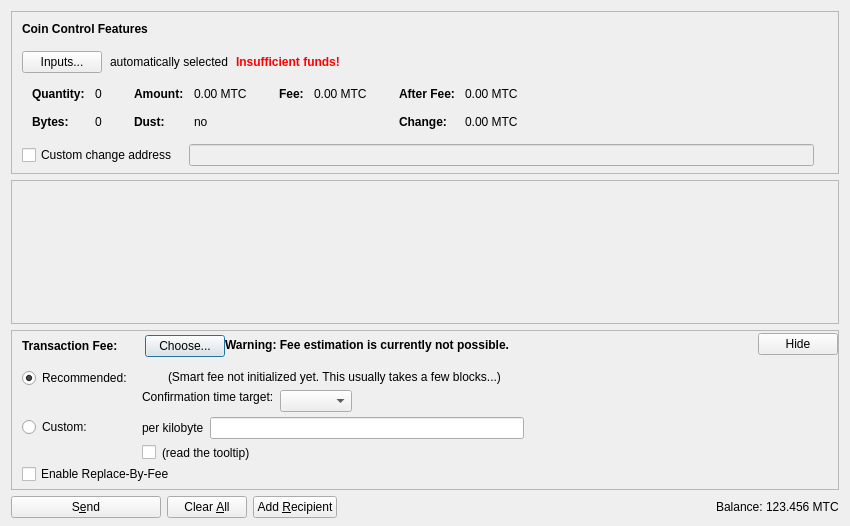
<?xml version="1.0" encoding="UTF-8"?>
<ui version="4.0">
 <class>SendCoinsDialog</class>
 <widget class="QDialog" name="SendCoinsDialog">
  <property name="geometry">
   <rect>
    <x>0</x>
    <y>0</y>
    <width>850</width>
    <height>526</height>
   </rect>
  </property>
  <property name="windowTitle">
   <string>Send Coins</string>
  </property>
  <layout class="QVBoxLayout" name="verticalLayout" stretch="0,1,0,0">
   <property name="bottomMargin">
    <number>8</number>
   </property>
   <item>
    <widget class="QFrame" name="frameCoinControl">
     <property name="sizePolicy">
      <sizepolicy hsizetype="Expanding" vsizetype="Expanding">
       <horstretch>0</horstretch>
       <verstretch>0</verstretch>
      </sizepolicy>
     </property>
     <property name="maximumSize">
      <size>
       <width>16777215</width>
       <height>16777215</height>
      </size>
     </property>
     <property name="frameShape">
      <enum>QFrame::StyledPanel</enum>
     </property>
     <property name="frameShadow">
      <enum>QFrame::Sunken</enum>
     </property>
     <layout class="QVBoxLayout" name="verticalLayoutCoinControl2">
      <property name="spacing">
       <number>0</number>
      </property>
      <property name="leftMargin">
       <number>0</number>
      </property>
      <property name="topMargin">
       <number>0</number>
      </property>
      <property name="rightMargin">
       <number>0</number>
      </property>
      <property name="bottomMargin">
       <number>6</number>
      </property>
      <item>
       <layout class="QVBoxLayout" name="verticalLayoutCoinControl" stretch="0,0,0,0,1">
        <property name="spacing">
         <number>0</number>
        </property>
        <property name="leftMargin">
         <number>10</number>
        </property>
        <property name="topMargin">
         <number>10</number>
        </property>
        <item>
         <layout class="QHBoxLayout" name="horizontalLayoutCoinControl1">
          <property name="bottomMargin">
           <number>15</number>
          </property>
          <item>
           <widget class="QLabel" name="labelCoinControlFeatures">
            <property name="sizePolicy">
             <sizepolicy hsizetype="Preferred" vsizetype="Maximum">
              <horstretch>0</horstretch>
              <verstretch>0</verstretch>
             </sizepolicy>
            </property>
            <property name="font">
             <font>
              <weight>75</weight>
              <bold>true</bold>
             </font>
            </property>
            <property name="styleSheet">
             <string notr="true">font-weight:bold;</string>
            </property>
            <property name="text">
             <string>Coin Control Features</string>
            </property>
           </widget>
          </item>
         </layout>
        </item>
        <item>
         <layout class="QHBoxLayout" name="horizontalLayoutCoinControl2" stretch="0,0,0,0">
          <property name="spacing">
           <number>8</number>
          </property>
          <property name="bottomMargin">
           <number>10</number>
          </property>
          <item>
           <widget class="QPushButton" name="pushButtonCoinControl">
            <property name="styleSheet">
             <string notr="true"/>
            </property>
            <property name="text">
             <string>Inputs...</string>
            </property>
            <property name="autoDefault">
             <bool>false</bool>
            </property>
           </widget>
          </item>
          <item>
           <widget class="QLabel" name="labelCoinControlAutomaticallySelected">
            <property name="text">
             <string>automatically selected</string>
            </property>
            <property name="margin">
             <number>5</number>
            </property>
           </widget>
          </item>
          <item>
           <widget class="QLabel" name="labelCoinControlInsuffFunds">
            <property name="font">
             <font>
              <weight>75</weight>
              <bold>true</bold>
             </font>
            </property>
            <property name="styleSheet">
             <string notr="true">color:red;font-weight:bold;</string>
            </property>
            <property name="text">
             <string>Insufficient funds!</string>
            </property>
            <property name="margin">
             <number>5</number>
            </property>
           </widget>
          </item>
          <item>
           <spacer name="horizontalSpacerCoinControl">
            <property name="orientation">
             <enum>Qt::Horizontal</enum>
            </property>
            <property name="sizeHint" stdset="0">
             <size>
              <width>40</width>
              <height>1</height>
             </size>
            </property>
           </spacer>
          </item>
         </layout>
        </item>
        <item>
         <widget class="QWidget" name="widgetCoinControl" native="true">
          <property name="sizePolicy">
           <sizepolicy hsizetype="Preferred" vsizetype="Preferred">
            <horstretch>0</horstretch>
            <verstretch>0</verstretch>
           </sizepolicy>
          </property>
          <property name="minimumSize">
           <size>
            <width>0</width>
            <height>0</height>
           </size>
          </property>
          <property name="styleSheet">
           <string notr="true"/>
          </property>
          <layout class="QHBoxLayout" name="horizontalLayoutCoinControl5">
           <property name="leftMargin">
            <number>0</number>
           </property>
           <property name="topMargin">
            <number>0</number>
           </property>
           <property name="rightMargin">
            <number>0</number>
           </property>
           <property name="bottomMargin">
            <number>0</number>
           </property>
           <item>
            <layout class="QHBoxLayout" name="horizontalLayoutCoinControl3" stretch="0,0,0,1">
             <property name="spacing">
              <number>20</number>
             </property>
             <property name="topMargin">
              <number>0</number>
             </property>
             <property name="bottomMargin">
              <number>10</number>
             </property>
             <item>
              <layout class="QFormLayout" name="formLayoutCoinControl1">
               <property name="horizontalSpacing">
                <number>10</number>
               </property>
               <property name="verticalSpacing">
                <number>14</number>
               </property>
               <property name="leftMargin">
                <number>10</number>
               </property>
               <property name="topMargin">
                <number>4</number>
               </property>
               <property name="rightMargin">
                <number>6</number>
               </property>
               <item row="0" column="0">
                <widget class="QLabel" name="labelCoinControlQuantityText">
                 <property name="font">
                  <font>
                   <weight>75</weight>
                   <bold>true</bold>
                  </font>
                 </property>
                 <property name="text">
                  <string>Quantity:</string>
                 </property>
                 <property name="margin">
                  <number>0</number>
                 </property>
                </widget>
               </item>
               <item row="0" column="1">
                <widget class="QLabel" name="labelCoinControlQuantity">
                 <property name="cursor">
                  <cursorShape>IBeamCursor</cursorShape>
                 </property>
                 <property name="contextMenuPolicy">
                  <enum>Qt::ActionsContextMenu</enum>
                 </property>
                 <property name="text">
                  <string notr="true">0</string>
                 </property>
                 <property name="margin">
                  <number>0</number>
                 </property>
                 <property name="textInteractionFlags">
                  <set>Qt::LinksAccessibleByMouse|Qt::TextSelectableByKeyboard|Qt::TextSelectableByMouse</set>
                 </property>
                </widget>
               </item>
               <item row="1" column="0">
                <widget class="QLabel" name="labelCoinControlBytesText">
                 <property name="font">
                  <font>
                   <weight>75</weight>
                   <bold>true</bold>
                  </font>
                 </property>
                 <property name="text">
                  <string>Bytes:</string>
                 </property>
                </widget>
               </item>
               <item row="1" column="1">
                <widget class="QLabel" name="labelCoinControlBytes">
                 <property name="cursor">
                  <cursorShape>IBeamCursor</cursorShape>
                 </property>
                 <property name="contextMenuPolicy">
                  <enum>Qt::ActionsContextMenu</enum>
                 </property>
                 <property name="text">
                  <string notr="true">0</string>
                 </property>
                 <property name="textInteractionFlags">
                  <set>Qt::LinksAccessibleByMouse|Qt::TextSelectableByKeyboard|Qt::TextSelectableByMouse</set>
                 </property>
                </widget>
               </item>
              </layout>
             </item>
             <item>
              <layout class="QFormLayout" name="formLayoutCoinControl2">
               <property name="horizontalSpacing">
                <number>10</number>
               </property>
               <property name="verticalSpacing">
                <number>14</number>
               </property>
               <property name="leftMargin">
                <number>6</number>
               </property>
               <property name="topMargin">
                <number>4</number>
               </property>
               <property name="rightMargin">
                <number>6</number>
               </property>
               <item row="0" column="0">
                <widget class="QLabel" name="labelCoinControlAmountText">
                 <property name="font">
                  <font>
                   <weight>75</weight>
                   <bold>true</bold>
                  </font>
                 </property>
                 <property name="text">
                  <string>Amount:</string>
                 </property>
                 <property name="margin">
                  <number>0</number>
                 </property>
                </widget>
               </item>
               <item row="0" column="1">
                <widget class="QLabel" name="labelCoinControlAmount">
                 <property name="cursor">
                  <cursorShape>IBeamCursor</cursorShape>
                 </property>
                 <property name="contextMenuPolicy">
                  <enum>Qt::ActionsContextMenu</enum>
                 </property>
                 <property name="text">
                  <string notr="true">0.00 MTC</string>
                 </property>
                 <property name="textInteractionFlags">
                  <set>Qt::LinksAccessibleByMouse|Qt::TextSelectableByKeyboard|Qt::TextSelectableByMouse</set>
                 </property>
                </widget>
               </item>
               <item row="1" column="0">
                <widget class="QLabel" name="labelCoinControlLowOutputText">
                 <property name="font">
                  <font>
                   <weight>75</weight>
                   <bold>true</bold>
                  </font>
                 </property>
                 <property name="text">
                  <string>Dust:</string>
                 </property>
                </widget>
               </item>
               <item row="1" column="1">
                <widget class="QLabel" name="labelCoinControlLowOutput">
                 <property name="cursor">
                  <cursorShape>IBeamCursor</cursorShape>
                 </property>
                 <property name="contextMenuPolicy">
                  <enum>Qt::ActionsContextMenu</enum>
                 </property>
                 <property name="text">
                  <string notr="true">no</string>
                 </property>
                 <property name="textInteractionFlags">
                  <set>Qt::LinksAccessibleByMouse|Qt::TextSelectableByKeyboard|Qt::TextSelectableByMouse</set>
                 </property>
                </widget>
               </item>
              </layout>
             </item>
             <item>
              <layout class="QFormLayout" name="formLayoutCoinControl3">
               <property name="horizontalSpacing">
                <number>10</number>
               </property>
               <property name="verticalSpacing">
                <number>14</number>
               </property>
               <property name="leftMargin">
                <number>6</number>
               </property>
               <property name="topMargin">
                <number>4</number>
               </property>
               <property name="rightMargin">
                <number>6</number>
               </property>
               <item row="0" column="0">
                <widget class="QLabel" name="labelCoinControlFeeText">
                 <property name="font">
                  <font>
                   <weight>75</weight>
                   <bold>true</bold>
                  </font>
                 </property>
                 <property name="text">
                  <string>Fee:</string>
                 </property>
                 <property name="margin">
                  <number>0</number>
                 </property>
                </widget>
               </item>
               <item row="0" column="1">
                <widget class="QLabel" name="labelCoinControlFee">
                 <property name="cursor">
                  <cursorShape>IBeamCursor</cursorShape>
                 </property>
                 <property name="contextMenuPolicy">
                  <enum>Qt::ActionsContextMenu</enum>
                 </property>
                 <property name="text">
                  <string notr="true">0.00 MTC</string>
                 </property>
                 <property name="textInteractionFlags">
                  <set>Qt::LinksAccessibleByMouse|Qt::TextSelectableByKeyboard|Qt::TextSelectableByMouse</set>
                 </property>
                </widget>
               </item>
              </layout>
             </item>
             <item>
              <layout class="QFormLayout" name="formLayoutCoinControl4">
               <property name="horizontalSpacing">
                <number>10</number>
               </property>
               <property name="verticalSpacing">
                <number>14</number>
               </property>
               <property name="leftMargin">
                <number>6</number>
               </property>
               <property name="topMargin">
                <number>4</number>
               </property>
               <property name="rightMargin">
                <number>6</number>
               </property>
               <item row="0" column="0">
                <widget class="QLabel" name="labelCoinControlAfterFeeText">
                 <property name="font">
                  <font>
                   <weight>75</weight>
                   <bold>true</bold>
                  </font>
                 </property>
                 <property name="text">
                  <string>After Fee:</string>
                 </property>
                 <property name="margin">
                  <number>0</number>
                 </property>
                </widget>
               </item>
               <item row="0" column="1">
                <widget class="QLabel" name="labelCoinControlAfterFee">
                 <property name="cursor">
                  <cursorShape>IBeamCursor</cursorShape>
                 </property>
                 <property name="contextMenuPolicy">
                  <enum>Qt::ActionsContextMenu</enum>
                 </property>
                 <property name="text">
                  <string notr="true">0.00 MTC</string>
                 </property>
                 <property name="textInteractionFlags">
                  <set>Qt::LinksAccessibleByMouse|Qt::TextSelectableByKeyboard|Qt::TextSelectableByMouse</set>
                 </property>
                </widget>
               </item>
               <item row="1" column="0">
                <widget class="QLabel" name="labelCoinControlChangeText">
                 <property name="font">
                  <font>
                   <weight>75</weight>
                   <bold>true</bold>
                  </font>
                 </property>
                 <property name="text">
                  <string>Change:</string>
                 </property>
                </widget>
               </item>
               <item row="1" column="1">
                <widget class="QLabel" name="labelCoinControlChange">
                 <property name="cursor">
                  <cursorShape>IBeamCursor</cursorShape>
                 </property>
                 <property name="contextMenuPolicy">
                  <enum>Qt::ActionsContextMenu</enum>
                 </property>
                 <property name="text">
                  <string notr="true">0.00 MTC</string>
                 </property>
                 <property name="textInteractionFlags">
                  <set>Qt::LinksAccessibleByMouse|Qt::TextSelectableByKeyboard|Qt::TextSelectableByMouse</set>
                 </property>
                </widget>
               </item>
              </layout>
             </item>
            </layout>
           </item>
          </layout>
         </widget>
        </item>
        <item>
         <layout class="QHBoxLayout" name="horizontalLayoutCoinControl4" stretch="0,0,0">
          <property name="spacing">
           <number>12</number>
          </property>
          <property name="sizeConstraint">
           <enum>QLayout::SetDefaultConstraint</enum>
          </property>
          <property name="topMargin">
           <number>5</number>
          </property>
          <property name="rightMargin">
           <number>5</number>
          </property>
          <item>
           <widget class="QCheckBox" name="checkBoxCoinControlChange">
            <property name="toolTip">
             <string>If this is activated, but the change address is empty or invalid, change will be sent to a newly generated address.</string>
            </property>
            <property name="text">
             <string>Custom change address</string>
            </property>
           </widget>
          </item>
          <item>
           <widget class="QValidatedLineEdit" name="lineEditCoinControlChange">
            <property name="enabled">
             <bool>false</bool>
            </property>
            <property name="sizePolicy">
             <sizepolicy hsizetype="Expanding" vsizetype="Fixed">
              <horstretch>0</horstretch>
              <verstretch>0</verstretch>
             </sizepolicy>
            </property>
           </widget>
          </item>
          <item>
           <widget class="QLabel" name="labelCoinControlChangeLabel">
            <property name="sizePolicy">
             <sizepolicy hsizetype="Preferred" vsizetype="Expanding">
              <horstretch>0</horstretch>
              <verstretch>0</verstretch>
             </sizepolicy>
            </property>
            <property name="minimumSize">
             <size>
              <width>0</width>
              <height>0</height>
             </size>
            </property>
            <property name="text">
             <string/>
            </property>
            <property name="margin">
             <number>3</number>
            </property>
           </widget>
          </item>
         </layout>
        </item>
        <item>
         <spacer name="verticalSpacerCoinControl">
          <property name="orientation">
           <enum>Qt::Vertical</enum>
          </property>
          <property name="sizeHint" stdset="0">
           <size>
            <width>800</width>
            <height>1</height>
           </size>
          </property>
         </spacer>
        </item>
       </layout>
      </item>
     </layout>
    </widget>
   </item>
   <item>
    <widget class="QScrollArea" name="scrollArea">
     <property name="widgetResizable">
      <bool>true</bool>
     </property>
     <widget class="QWidget" name="scrollAreaWidgetContents">
      <property name="geometry">
       <rect>
        <x>0</x>
        <y>0</y>
        <width>830</width>
        <height>104</height>
       </rect>
      </property>
      <layout class="QVBoxLayout" name="verticalLayout_2" stretch="0,1">
       <property name="leftMargin">
        <number>0</number>
       </property>
       <property name="topMargin">
        <number>0</number>
       </property>
       <property name="rightMargin">
        <number>0</number>
       </property>
       <property name="bottomMargin">
        <number>0</number>
       </property>
       <item>
        <layout class="QVBoxLayout" name="entries">
         <property name="spacing">
          <number>6</number>
         </property>
        </layout>
       </item>
       <item>
        <spacer name="verticalSpacer">
         <property name="orientation">
          <enum>Qt::Vertical</enum>
         </property>
         <property name="sizeHint" stdset="0">
          <size>
           <width>20</width>
           <height>40</height>
          </size>
         </property>
        </spacer>
       </item>
      </layout>
     </widget>
    </widget>
   </item>
   <item>
    <widget class="QFrame" name="frameFee">
     <property name="sizePolicy">
      <sizepolicy hsizetype="Expanding" vsizetype="Expanding">
       <horstretch>0</horstretch>
       <verstretch>0</verstretch>
      </sizepolicy>
     </property>
     <property name="maximumSize">
      <size>
       <width>16777215</width>
       <height>16777215</height>
      </size>
     </property>
     <property name="frameShape">
      <enum>QFrame::StyledPanel</enum>
     </property>
     <property name="frameShadow">
      <enum>QFrame::Sunken</enum>
     </property>
     <layout class="QVBoxLayout" name="verticalLayoutFee1">
      <property name="spacing">
       <number>0</number>
      </property>
      <property name="leftMargin">
       <number>0</number>
      </property>
      <property name="topMargin">
       <number>0</number>
      </property>
      <property name="rightMargin">
       <number>0</number>
      </property>
      <property name="bottomMargin">
       <number>0</number>
      </property>
      <item>
       <layout class="QVBoxLayout" name="verticalLayoutFee2" stretch="0,0,0">
        <property name="spacing">
         <number>0</number>
        </property>
        <property name="leftMargin">
         <number>10</number>
        </property>
        <property name="topMargin">
         <number>0</number>
        </property>
        <item>
         <layout class="QHBoxLayout" name="horizontalLayoutFee1">
          <property name="bottomMargin">
           <number>0</number>
          </property>
          <item>
           <layout class="QVBoxLayout" name="verticalLayoutFee7">
            <property name="spacing">
             <number>0</number>
            </property>
            <item>
             <spacer name="verticalSpacerSmartFee">
              <property name="orientation">
               <enum>Qt::Vertical</enum>
              </property>
              <property name="sizeType">
               <enum>QSizePolicy::Fixed</enum>
              </property>
              <property name="sizeHint" stdset="0">
               <size>
                <width>1</width>
                <height>4</height>
               </size>
              </property>
             </spacer>
            </item>
            <item>
             <layout class="QHBoxLayout" name="horizontalLayoutSmartFee">
              <property name="spacing">
               <number>10</number>
              </property>
              <item>
               <widget class="QLabel" name="labelFeeHeadline">
                <property name="sizePolicy">
                 <sizepolicy hsizetype="Preferred" vsizetype="Maximum">
                  <horstretch>0</horstretch>
                  <verstretch>0</verstretch>
                 </sizepolicy>
                </property>
                <property name="font">
                 <font>
                  <weight>75</weight>
                  <bold>true</bold>
                 </font>
                </property>
                <property name="styleSheet">
                 <string notr="true">font-weight:bold;</string>
                </property>
                <property name="text">
                 <string>Transaction Fee:</string>
                </property>
               </widget>
              </item>
              <item>
               <widget class="QLabel" name="labelFeeMinimized">
                <property name="text">
                 <string/>
                </property>
               </widget>
              </item>
              <item>
               <widget class="QPushButton" name="buttonChooseFee">
                <property name="text">
                 <string>Choose...</string>
                </property>
               </widget>
              </item>
             </layout>
            </item>
            <item>
             <spacer name="verticalSpacer_5">
              <property name="orientation">
               <enum>Qt::Vertical</enum>
              </property>
              <property name="sizeHint" stdset="0">
               <size>
                <width>1</width>
                <height>1</height>
               </size>
              </property>
             </spacer>
            </item>
           </layout>
          </item>
          <item>
           <widget class="QLabel" name="fallbackFeeWarningLabel">
            <property name="toolTip">
             <string>Using the fallbackfee can result in sending a transaction that will take several hours or days (or never) to confirm. Consider choosing your fee manually or wait until you have validated the complete chain.</string>
            </property>
            <property name="font">
            <font>
                <weight>75</weight>
                <bold>true</bold>
            </font>
            </property>
            <property name="text">
             <string>Warning: Fee estimation is currently not possible.</string>
            </property>
            <property name="wordWrap">
             <bool>false</bool>
            </property>
           </widget>
          </item>
          <item>
           <spacer name="horizontalSpacer_4">
            <property name="orientation">
             <enum>Qt::Horizontal</enum>
            </property>
            <property name="sizeType">
             <enum>QSizePolicy::MinimumExpanding</enum>
            </property>
            <property name="sizeHint" stdset="0">
             <size>
              <width>40</width>
              <height>20</height>
             </size>
            </property>
           </spacer>
          </item>
          <item>
           <widget class="QPushButton" name="buttonMinimizeFee">
            <property name="toolTip">
             <string>collapse fee-settings</string>
            </property>
            <property name="text">
             <string>Hide</string>
            </property>
           </widget>
          </item>
         </layout>
        </item>
        <item>
         <widget class="QFrame" name="frameFeeSelection">
          <layout class="QVBoxLayout" name="verticalLayoutFee12">
           <property name="spacing">
            <number>0</number>
           </property>
           <property name="leftMargin">
            <number>0</number>
           </property>
           <property name="topMargin">
            <number>0</number>
           </property>
           <property name="rightMargin">
            <number>0</number>
           </property>
           <property name="bottomMargin">
            <number>0</number>
           </property>
           <item>
            <layout class="QGridLayout" name="gridLayoutFee">
             <property name="topMargin">
              <number>10</number>
             </property>
             <property name="bottomMargin">
              <number>4</number>
             </property>
             <property name="horizontalSpacing">
              <number>10</number>
             </property>
             <property name="verticalSpacing">
              <number>4</number>
             </property>
             <item row="1" column="1">
              <layout class="QVBoxLayout" name="verticalLayoutFee8">
               <property name="spacing">
                <number>6</number>
               </property>
               <item>
                <layout class="QHBoxLayout" name="horizontalLayoutFee13">
                 <item>
                  <widget class="QLabel" name="labelCustomPerKilobyte">
                   <property name="toolTip">
                    <string>Specify a custom fee per kB (1,000 bytes) of the transaction's virtual size.

Note:  Since the fee is calculated on a per-byte basis, a fee of "100 satoshis per kB" for a transaction size of 500 bytes (half of 1 kB) would ultimately yield a fee of only 50 satoshis.</string>
                   </property>
                   <property name="text">
                    <string>per kilobyte</string>
                   </property>
                  </widget>
                 </item>
                 <item>
                  <widget class="MintcoinAmountField" name="customFee"/>
                 </item>
                 <item>
                  <spacer name="horizontalSpacer_6">
                   <property name="orientation">
                    <enum>Qt::Horizontal</enum>
                   </property>
                   <property name="sizeHint" stdset="0">
                    <size>
                     <width>1</width>
                     <height>1</height>
                    </size>
                   </property>
                  </spacer>
                 </item>
                </layout>
               </item>
               <item>
                <layout class="QHBoxLayout" name="horizontalLayoutFee8">
                 <item>
                  <widget class="QCheckBox" name="checkBoxMinimumFee">
                   <property name="toolTip">
                    <string>Paying only the minimum fee is just fine as long as there is less transaction volume than space in the blocks. But be aware that this can end up in a never confirming transaction once there is more demand for mintcoin transactions than the network can process.</string>
                   </property>
                   <property name="text">
                    <string/>
                   </property>
                  </widget>
                 </item>
                 <item>
                  <widget class="QLabel" name="labelMinFeeWarning">
                   <property name="enabled">
                    <bool>true</bool>
                   </property>
                   <property name="toolTip">
                    <string>Paying only the minimum fee is just fine as long as there is less transaction volume than space in the blocks. But be aware that this can end up in a never confirming transaction once there is more demand for mintcoin transactions than the network can process.</string>
                   </property>
                   <property name="text">
                    <string>(read the tooltip)</string>
                   </property>
                   <property name="margin">
                    <number>5</number>
                   </property>
                  </widget>
                 </item>
                 <item>
                  <spacer name="horizontalSpacer_2">
                   <property name="orientation">
                    <enum>Qt::Horizontal</enum>
                   </property>
                   <property name="sizeHint" stdset="0">
                    <size>
                     <width>1</width>
                     <height>1</height>
                    </size>
                   </property>
                  </spacer>
                 </item>
                </layout>
               </item>
              </layout>
             </item>
             <item row="0" column="0">
              <layout class="QVBoxLayout" name="verticalLayoutFee4" stretch="0,1">
               <item>
                <widget class="QRadioButton" name="radioSmartFee">
                 <property name="text">
                  <string>Recommended:</string>
                 </property>
                 <property name="checked">
                  <bool>true</bool>
                 </property>
                 <attribute name="buttonGroup">
                  <string notr="true">groupFee</string>
                 </attribute>
                </widget>
               </item>
               <item>
                <spacer name="verticalSpacer_2">
                 <property name="orientation">
                  <enum>Qt::Vertical</enum>
                 </property>
                 <property name="sizeHint" stdset="0">
                  <size>
                   <width>1</width>
                   <height>1</height>
                  </size>
                 </property>
                </spacer>
               </item>
              </layout>
             </item>
             <item row="1" column="0">
              <layout class="QVBoxLayout" name="verticalLayoutFee9" stretch="0,1">
               <item>
                <widget class="QRadioButton" name="radioCustomFee">
                 <property name="text">
                  <string>Custom:</string>
                 </property>
                 <attribute name="buttonGroup">
                  <string notr="true">groupFee</string>
                 </attribute>
                </widget>
               </item>
               <item>
                <spacer name="verticalSpacer_6">
                 <property name="orientation">
                  <enum>Qt::Vertical</enum>
                 </property>
                 <property name="sizeHint" stdset="0">
                  <size>
                   <width>1</width>
                   <height>1</height>
                  </size>
                 </property>
                </spacer>
               </item>
              </layout>
             </item>
             <item row="0" column="1">
              <layout class="QVBoxLayout" name="verticalLayoutFee3" stretch="0,0,1">
               <property name="spacing">
                <number>6</number>
               </property>
               <property name="topMargin">
                <number>2</number>
               </property>
               <item>
                <layout class="QHBoxLayout" name="horizontalLayoutFee12">
                 <item>
                  <widget class="QLabel" name="labelSmartFee">
                   <property name="text">
                    <string/>
                   </property>
                   <property name="margin">
                    <number>2</number>
                   </property>
                  </widget>
                 </item>
                 <item>
                  <widget class="QLabel" name="labelFeeEstimation">
                   <property name="text">
                    <string/>
                   </property>
                  </widget>
                 </item>
                 <item>
                  <widget class="QLabel" name="labelSmartFee2">
                   <property name="text">
                    <string>(Smart fee not initialized yet. This usually takes a few blocks...)</string>
                   </property>
                   <property name="margin">
                    <number>2</number>
                   </property>
                  </widget>
                 </item>
                 <item>
                  <spacer name="horizontalSpacer_5">
                   <property name="orientation">
                    <enum>Qt::Horizontal</enum>
                   </property>
                   <property name="sizeHint" stdset="0">
                    <size>
                     <width>1</width>
                     <height>1</height>
                    </size>
                   </property>
                  </spacer>
                 </item>
                </layout>
               </item>
               <item>
                <layout class="QHBoxLayout" name="horizontalLayoutFee9">
                 <item>
                  <layout class="QVBoxLayout" name="verticalLayoutFee6">
                   <item>
                    <widget class="QLabel" name="labelSmartFee3">
                     <property name="text">
                      <string>Confirmation time target:</string>
                     </property>
                     <property name="margin">
                      <number>2</number>
                     </property>
                    </widget>
                   </item>
                   <item>
                    <spacer name="verticalSpacer_3">
                     <property name="orientation">
                      <enum>Qt::Vertical</enum>
                     </property>
                     <property name="sizeHint" stdset="0">
                      <size>
                       <width>1</width>
                       <height>1</height>
                      </size>
                     </property>
                    </spacer>
                   </item>
                  </layout>
                 </item>
                 <item>
                  <layout class="QVBoxLayout" name="verticalLayoutFee5">
                   <property name="rightMargin">
                    <number>30</number>
                   </property>
                   <item>
                    <layout class="QHBoxLayout" name="horizontalLayoutConfTarget">
                     <property name="bottomMargin">
                      <number>0</number>
                     </property>
                     <item>
                      <widget class="QComboBox" name="confTargetSelector"/>
                     </item>
                     <item>
                      <spacer name="horizontalSpacerConfTarget">
                       <property name="orientation">
                        <enum>Qt::Horizontal</enum>
                       </property>
                       <property name="sizeHint" stdset="0">
                        <size>
                         <width>40</width>
                         <height>20</height>
                        </size>
                       </property>
                      </spacer>
                     </item>
                    </layout>
                   </item>
                  </layout>
                 </item>
                </layout>
               </item>
               <item>
                <spacer name="verticalSpacer_4">
                 <property name="orientation">
                  <enum>Qt::Vertical</enum>
                 </property>
                 <property name="sizeHint" stdset="0">
                  <size>
                   <width>1</width>
                   <height>1</height>
                  </size>
                 </property>
                </spacer>
               </item>
              </layout>
             </item>
            </layout>
           </item>
           <item>
            <widget class="QCheckBox" name="optInRBF">
             <property name="text">
              <string>Enable Replace-By-Fee</string>
             </property>
             <property name="toolTip">
              <string>With Replace-By-Fee (BIP-125) you can increase a transaction's fee after it is sent. Without this, a higher fee may be recommended to compensate for increased transaction delay risk.</string>
             </property>
            </widget>
           </item>
          </layout>
         </widget>
        </item>
        <item>
         <spacer name="verticalSpacerFee">
          <property name="orientation">
           <enum>Qt::Vertical</enum>
          </property>
          <property name="sizeHint" stdset="0">
           <size>
            <width>40</width>
            <height>5</height>
           </size>
          </property>
         </spacer>
        </item>
       </layout>
      </item>
     </layout>
    </widget>
   </item>
   <item>
    <layout class="QHBoxLayout" name="horizontalLayout">
     <item>
      <widget class="QPushButton" name="sendButton">
       <property name="minimumSize">
        <size>
         <width>150</width>
         <height>0</height>
        </size>
       </property>
       <property name="toolTip">
        <string>Confirm the send action</string>
       </property>
       <property name="text">
        <string>S&amp;end</string>
       </property>
       <property name="icon">
        <iconset resource="../mintcoin.qrc">
         <normaloff>:/icons/send</normaloff>:/icons/send</iconset>
       </property>
       <property name="autoDefault">
        <bool>false</bool>
       </property>
       <property name="default">
        <bool>false</bool>
       </property>
      </widget>
     </item>
     <item>
      <widget class="QPushButton" name="clearButton">
       <property name="sizePolicy">
        <sizepolicy hsizetype="Minimum" vsizetype="Fixed">
         <horstretch>0</horstretch>
         <verstretch>0</verstretch>
        </sizepolicy>
       </property>
       <property name="toolTip">
        <string>Clear all fields of the form.</string>
       </property>
       <property name="text">
        <string>Clear &amp;All</string>
       </property>
       <property name="icon">
        <iconset resource="../mintcoin.qrc">
         <normaloff>:/icons/remove</normaloff>:/icons/remove</iconset>
       </property>
       <property name="autoDefault">
        <bool>false</bool>
       </property>
      </widget>
     </item>
     <item>
      <widget class="QPushButton" name="addButton">
       <property name="toolTip">
        <string>Send to multiple recipients at once</string>
       </property>
       <property name="text">
        <string>Add &amp;Recipient</string>
       </property>
       <property name="icon">
        <iconset resource="../mintcoin.qrc">
         <normaloff>:/icons/add</normaloff>:/icons/add</iconset>
       </property>
       <property name="autoDefault">
        <bool>false</bool>
       </property>
      </widget>
     </item>
     <item>
      <spacer name="horizontalSpacer">
       <property name="orientation">
        <enum>Qt::Horizontal</enum>
       </property>
       <property name="sizeHint" stdset="0">
        <size>
         <width>40</width>
         <height>20</height>
        </size>
       </property>
      </spacer>
     </item>
     <item>
      <layout class="QHBoxLayout" name="horizontalLayout_2">
       <property name="spacing">
        <number>3</number>
       </property>
       <item>
        <widget class="QLabel" name="label">
         <property name="sizePolicy">
          <sizepolicy hsizetype="Preferred" vsizetype="Fixed">
           <horstretch>0</horstretch>
           <verstretch>0</verstretch>
          </sizepolicy>
         </property>
         <property name="text">
          <string>Balance:</string>
         </property>
        </widget>
       </item>
       <item>
        <widget class="QLabel" name="labelBalance">
         <property name="sizePolicy">
          <sizepolicy hsizetype="Preferred" vsizetype="Fixed">
           <horstretch>0</horstretch>
           <verstretch>0</verstretch>
          </sizepolicy>
         </property>
         <property name="cursor">
          <cursorShape>IBeamCursor</cursorShape>
         </property>
         <property name="text">
          <string notr="true">123.456 MTC</string>
         </property>
         <property name="textInteractionFlags">
          <set>Qt::LinksAccessibleByMouse|Qt::TextSelectableByKeyboard|Qt::TextSelectableByMouse</set>
         </property>
        </widget>
       </item>
      </layout>
     </item>
    </layout>
   </item>
  </layout>
 </widget>
 <customwidgets>
  <customwidget>
   <class>QValidatedLineEdit</class>
   <extends>QLineEdit</extends>
   <header>qt/qvalidatedlineedit.h</header>
  </customwidget>
  <customwidget>
   <class>MintcoinAmountField</class>
   <extends>QLineEdit</extends>
   <header>qt/mintcoinamountfield.h</header>
   <container>1</container>
  </customwidget>
 </customwidgets>
 <resources>
  <include location="../mintcoin.qrc"/>
 </resources>
 <connections/>
 <buttongroups>
  <buttongroup name="groupFee"/>
 </buttongroups>
</ui>
